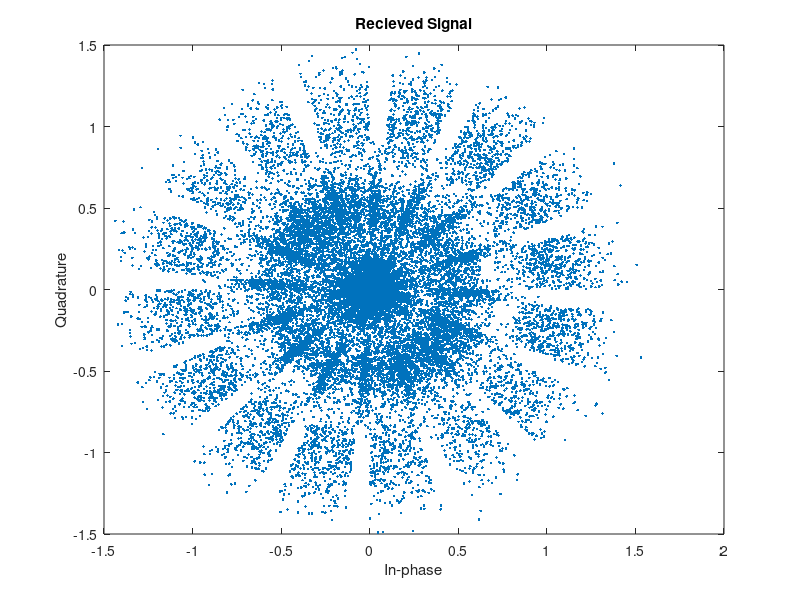
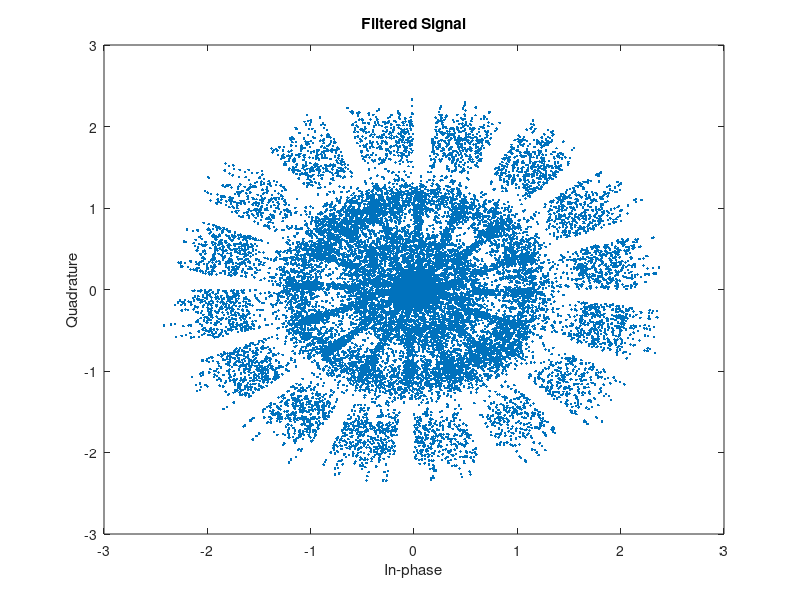
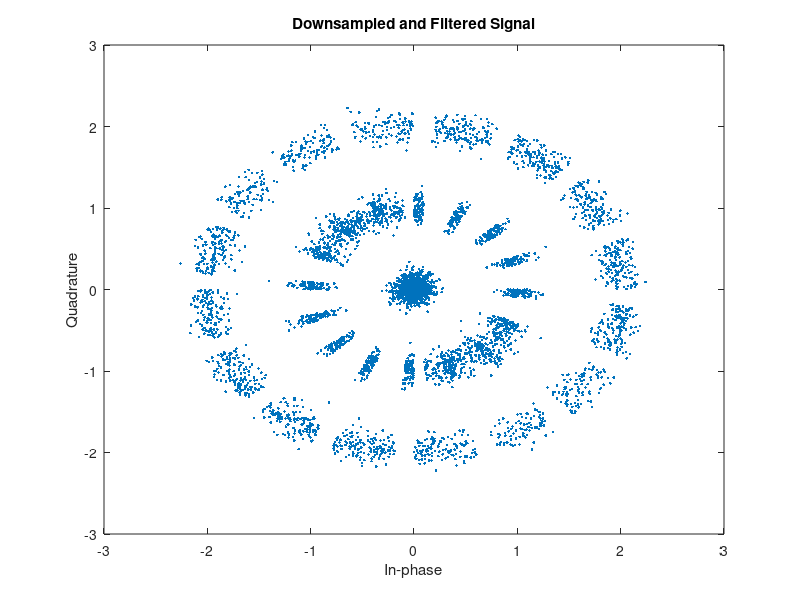

The MATLAB source for these figures, in order: (Note: this script raises an error after producing the figures.)
%CDMA Decoding
%Gian Angelo Tria
%ECE 408: Wireless Communications
clear;
clear all;
clc;
%% Filter and Donwnsample
load('Rcvd_Tria .mat');

%Root Raise Cosine Filter
%Given
B_RCOS = [.0038;.0052;-.0044;-.0121;-.0023;.0143;.0044;-.0385;-.0563;... 
            .0363;.2554;.4968;.6025;.4968;.2554;.0363;-.0563;-.0385;... 
            .0044;.0143;-.0023;-.0121;-.0044;.0052;.0038];
filtered = filter(B_RCOS,1,Rcvd); %%Root Raised Cosine filter used to 
%Downsampling
downsampled = downsample(filtered,4);

scatterplot(Rcvd)
title('Recieved Signal')
scatterplot(filtered)
title('Filtered Signal')
scatterplot(downsampled)
title('Downsampled and Filtered Signal')
%% PN Sequence Generation

% PN Sequence Galois (same sequence) 
length_pn=255; %length of 1 frame 
m = zeros(1,255);%preallocating for for loop
a = [0 0 0 0 0 0 0 1]; %initial condition
for i = 1:length_pn
x_1 = mod(a(2)+a(1),2);
x_6 = mod(a(7)+a(1),2);
x_7 = mod(a(8)+a(1),2);
a = circshift(a,-1);  %Shifts registers first then applies changes from XOR
a(1) = x_1;
a(6) = x_6;
a(7) = x_7;
m(i)= a(1);
end
m_flip = flip(m); %Flip m was the same sequence as the PN from Matlab

%% Testing PN Using Matlab's example
PN = [8 7 6 1 0];
PNGEN = comm.PNSequence('Polynomial', PN, 'InitialConditions', 1, ...
    'SamplesPerFrame', 2^8-1, 'Mask', de2bi(1,8));
PNSEQ = PNGEN();
 
%Checking which index to shift to to be the same 
m_flip_check = m_flip;
for i = 1:length(m_flip_check)
    check(i) = sum(m_flip_check == transpose(PNSEQ));
    m_flip_check = circshift(m_flip_check,1);
end
verify = max(check)==255;
figure
plot(check)
title('Correct msequence index to match MATLAB')

%Index 157 is the correct msequence starting point
m_flip_shift = circshift(m_flip,156);
verified = m_flip_shift == transpose(PNSEQ);

%% Finding Starting Index
figure
plot(xcorr(m_flip_shift,m_flip_shift));
title('M sequence cross correlation with itself')
correlation = xcorr(m_flip_shift,real(downsampled));
figure
plot(correlation(1:1080));
title('M sequence cross correlation with signal')
%Impulse appears at index 144
m_final = circshift(m_flip_shift,-143);
correlation_2 = xcorr(m_final,real(downsampled));
figure
plot(correlation_2(1:1080));
title('M sequence cross correlation with signal after shift')
% checking if impulses appear at mod 256

%% Applying PN Sequencce
num_frame = length(downsampled)/length_pn;
x=1;
post_pn = repmat(m_final,1,num_frame).*downsampled; %repeating m to be size of downsampled
scatterplot(post_pn);
title('Signal after applying PN Sequence')
%% Fixing Frequency and Phase Shift
sign = ((real(post_pn)>0)-.5).*2;%Assuming that the shift is not greater than pi
fixed = sign.*(abs(post_pn));
scatterplot(fixed)
title('Signal after fixing frequency and phase shift')
%% Manual BPSK
o_negative = -1*(fixed < -.5); %Fixed must be converted to values -1,0,1 for Walsh
o_positive = fixed >.5;
BPSK_sig = o_negative+o_positive;
scatterplot(BPSK_sig)
title('Manually converted to BPSK form')
%% Walsh Channel Orthogonal Spreading

N = 8;  % Length of Walsh (Hadamard) functions
hadamardMatrix = hadamard(N);

resized = reshape(BPSK_sig,[length(BPSK_sig)/8 8]); %resizing to multiply by hadamard
unwalsh = resized*hadamardMatrix;

o_negative = -1*(unwalsh(:,6) < 0); %each column is a channel, want channel 5 so index 6
o_positive = unwalsh(:,6) >= 0;
demod = o_negative+o_positive; %Changing into a form that can be BPSKdemod
out = BPSKdemod(demod);
scatterplot(out)
title('Demodulated Signal')

%% Characters 
out_2 = reshape(transpose(out(1:760)),[8 95]); %reshaping to separate bytes
out_2 = transpose(out_2);
for i = 1:95
c(i) = char(bi2de(out_2(i,:),'left-msb')); %not sure if left-msb or right-msb
end
for i = 1:95
c_2(i) = char(bi2de(out_2(i,:),'right-msb'));
end
disp(c)
disp(c_2)
